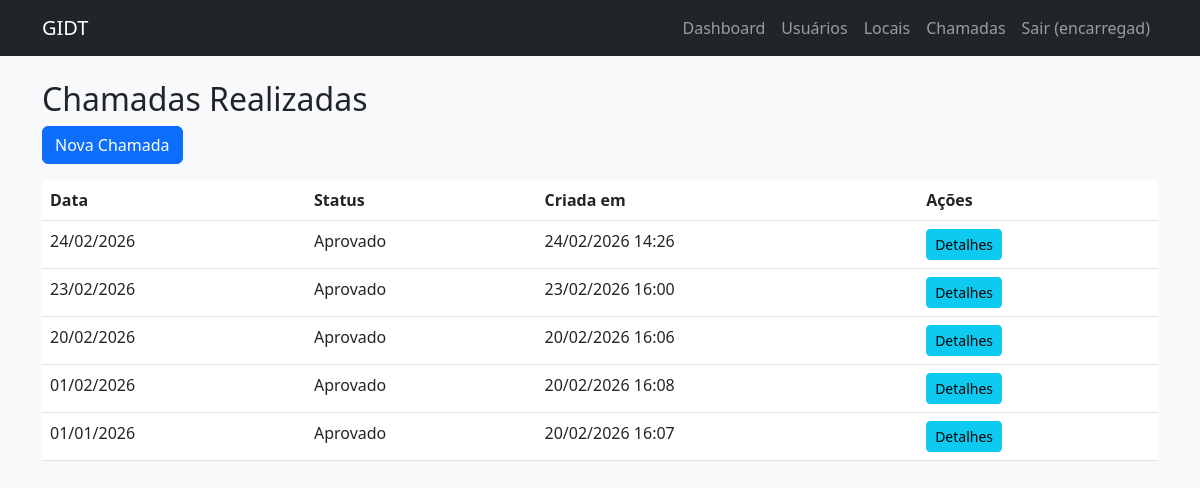
Before: /encarregado/chamadas/ (signed in) with the older database file.
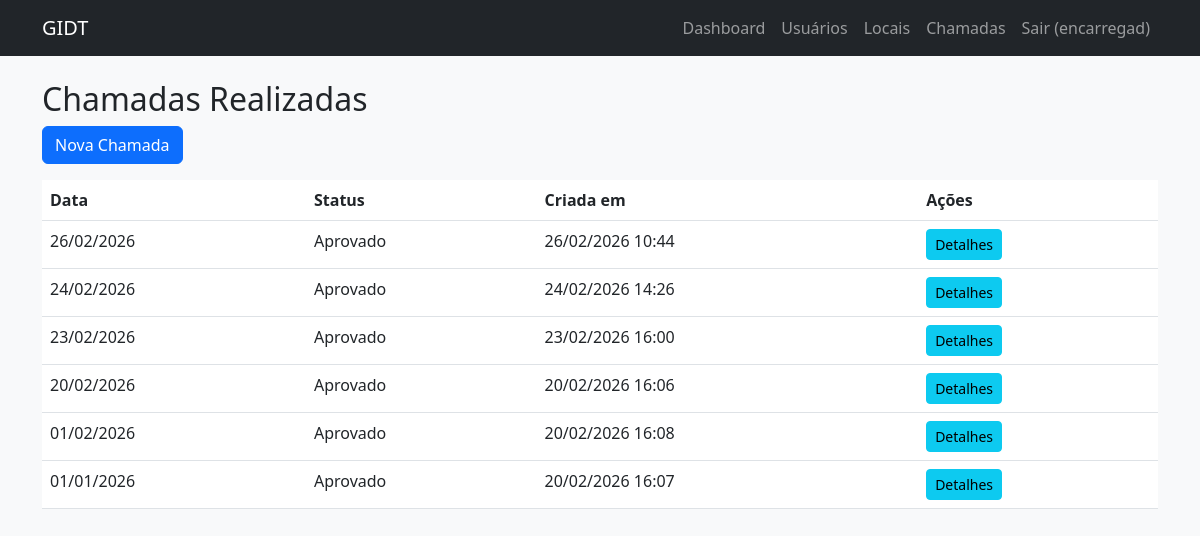
After: the same page with the newer database file.
### gestao/models.py (models this page shows, shortened)
class Chamada(models.Model):
    STATUS_CHOICES = (
        ('pendente', 'Pendente'),
        ('aprovado', 'Aprovado'),
        ('rejeitado', 'Rejeitado'),
    )
    data = models.DateField()
    encarregado = models.ForeignKey(User, on_delete=models.CASCADE, related_name='chamadas_criadas')
    criado_em = models.DateTimeField(auto_now_add=True)
    aprovado_por = models.ForeignKey(User, on_delete=models.SET_NULL, null=True, blank=True, related_name='chamadas_aprovadas')
    aprovado_em = models.DateTimeField(null=True, blank=True)
    status = models.CharField(max_length=20, choices=STATUS_CHOICES, default='pendente')
    class Meta:
        unique_together = ['data', 'encarregado']  # um encarregado só pode ter uma chamada por dia

### gestao/views/Vencarregado.py (the view)
# urls.py: path('encarregado/chamadas/', chamada_list, name='chamada_list'),
@login_required
@role_required('encarregado')
def chamada_list(request):
    chamadas = Chamada.objects.filter(encarregado=request.user).order_by('-data')
    return render(request, 'encarregado/chamada_list.html', {'chamadas': chamadas})

### templates/encarregado/chamada_list.html
{% extends "base.html" %}
{% block content %}
<h2>Chamadas Realizadas</h2>
<a href="{% url 'chamada_create' %}" class="btn btn-primary mb-3">Nova Chamada</a>
<table class="table">
    <thead>
        <tr>
            <th>Data</th>
            <th>Status</th>
            <th>Criada em</th>
            <th>Ações</th>
        </tr>
    </thead>
    <tbody>
        {% for chamada in chamadas %}
        <tr>
            <td>{{ chamada.data|date:"d/m/Y" }}</td>
            <td>{{ chamada.get_status_display }}</td>
            <td>{{ chamada.criado_em|date:"d/m/Y H:i" }}</td>
            <td><a href="{% url 'chamada_detail' chamada.id %}" class="btn btn-sm btn-info">Detalhes</a></td>
        </tr>
        {% empty %}
        <tr><td colspan="4">Nenhuma chamada encontrada.</td></tr>
        {% endfor %}
    </tbody>
</table>
{% endblock %}

Changed rows visible on the page:
added Chamada: data "26/02/2026", status "Aprovado", criado_em "26/02/2026 10:44"
